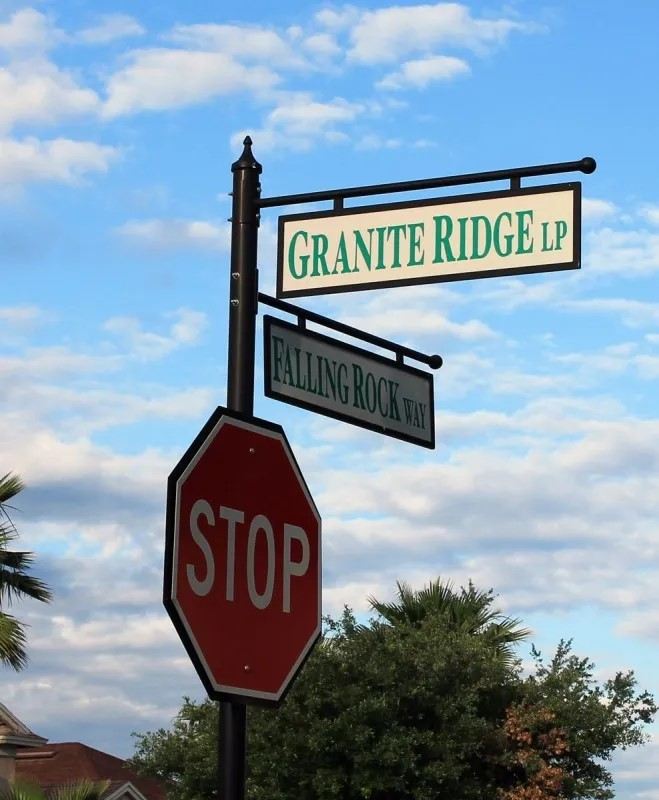
#> input picture example_image/before.jpg, 659 x 800 px
$ python Redact.py
#> lines starting #> are read from the running program, lines starting #| are printed output that depends on the picture
from PIL import Image, ImageDraw

def redact(x1, y1, x2, y2, x3, y3, x4, y4, image_input_path, image_output_path):
    # Open the input image
#> called with x1 = 260, y1 = 150, x2 = 580, y2 = 150, x3 = 580, y3 = 300, x4 = 260, y4 = 300
    with Image.open(image_input_path) as im:
        # Create a new image object with the same mode and size as the input image
#> im is the input picture: PIL image 659x800 RGB; mean R, G, B 133, 155, 172.5
        draw = ImageDraw.Draw(im)
        # Draw a black polygon with the provided coordinates
        draw.polygon([(x1, y1), (x2, y2), (x3, y3), (x4, y4)], fill="BLACK") #RED, GREEN, BLUE, TRANSPARENCY (0-255)
        # Save the modified image to the output path
        im.save(image_output_path)
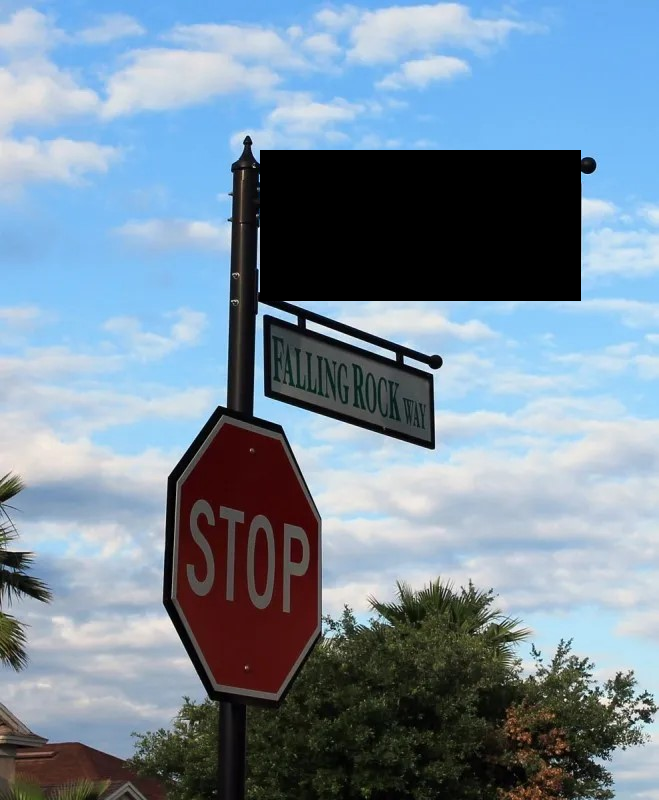
#> saved as redacted_using_a_rectangle.jpg: PIL image 659x800 RGB; mean R, G, B 120.1, 139.6, 156.6

input_path = "example_image/before.jpg"
output_path = "redacted_image/redacted_using_a_rectangle.jpg"

redact(260, 150, 580, 150, 580, 300, 260, 300, input_path, output_path)
